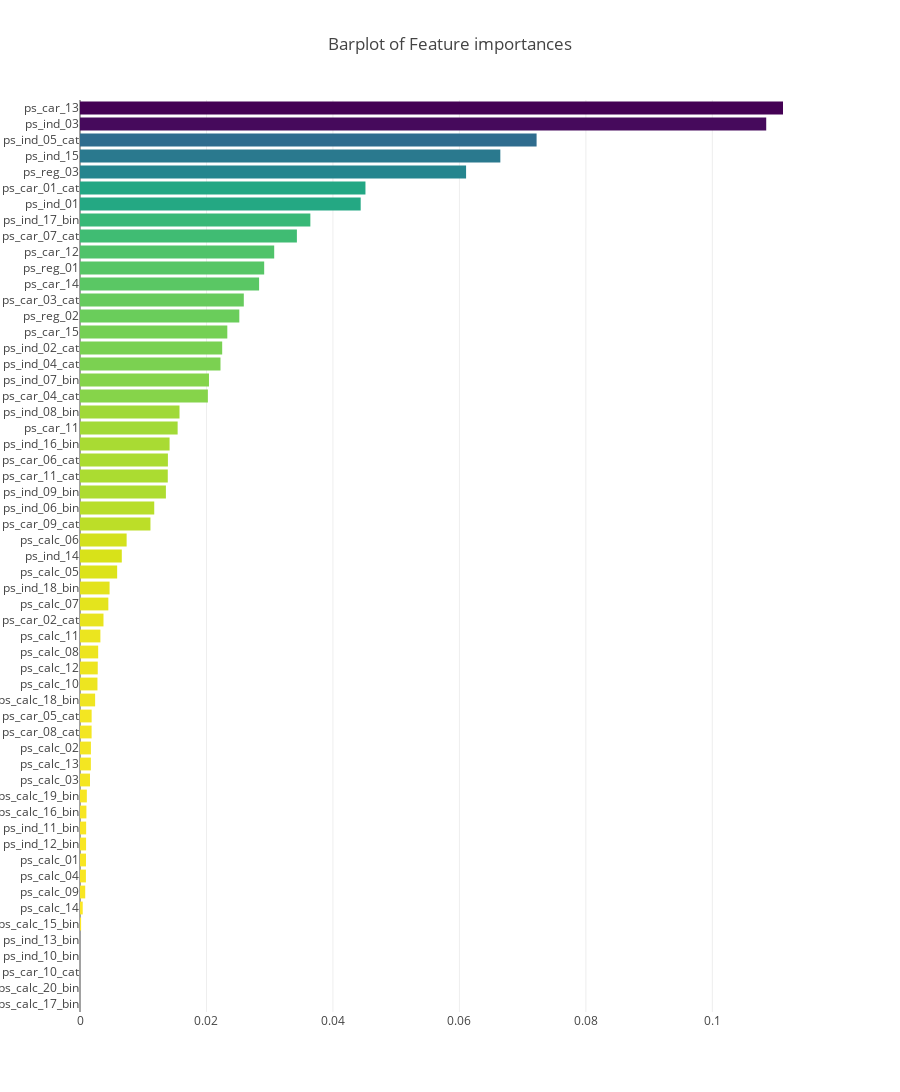

The cell this chart's notebook holds for it:
### Code cell
x, y = (list(x) for x in zip(*sorted(zip(gb.feature_importances_, features), 
                                                            reverse = False)))
trace2 = go.Bar(
    x=x ,
    y=y,
    marker=dict(
        color=x,
        colorscale = 'Viridis',
        reversescale = True
    ),
    name='Gradient Boosting Classifer Feature importance',
    orientation='h',
)

layout = dict(
    title='Barplot of Feature importances',
     width = 900, height = 2000,
    yaxis=dict(
        showgrid=False,
        showline=False,
        showticklabels=True,
    ))

fig1 = go.Figure(data=[trace2])
fig1['layout'].update(layout)
py.iplot(fig1, filename='plots')

### Figure 1 — Plotly figure (JSON) as saved in the notebook; plotly's stock layout.template omitted (floating-point values rounded to 4 significant figures)
{"data": [{"marker": {"color": [0, 0, 0, 0, 0, 0.0001741, 0.0004309, 0.0008267, 0.0009368, 0.0009533, 0.0009613, 0.0009713, 0.001013, 0.001081, 0.001583, 0.001718, 0.001727, 0.001836, 0.001841, 0.002391, 0.002761, 0.002807, 0.002875, 0.003223, 0.003714, 0.004482, 0.004676, 0.005875, 0.006609, 0.007374, 0.01114, 0.01174, 0.01358, 0.01388, 0.0139, 0.01417, 0.01544, 0.01574, 0.02022, 0.0204, 0.02222, 0.02249, 0.0233, 0.0252, 0.02591, 0.02832, 0.02913, 0.03071, 0.0343, 0.03643, 0.04439, 0.04514, 0.06106, 0.06647, 0.07221, 0.1085, 0.1112], "colorscale": "Viridis", "reversescale": true}, "name": "Gradient Boosting Classifer Feature importance", "orientation": "h", "type": "bar", "uid": "bc9904f4-8cc3-11e8-b889-88e9fe7571d0", "x": [0, 0, 0, 0, 0, 0.0001741, 0.0004309, 0.0008267, 0.0009368, 0.0009533, 0.0009613, 0.0009713, 0.001013, 0.001081, 0.001583, 0.001718, 0.001727, 0.001836, 0.001841, 0.002391, 0.002761, 0.002807, 0.002875, 0.003223, 0.003714, 0.004482, 0.004676, 0.005875, 0.006609, 0.007374, 0.01114, 0.01174, 0.01358, 0.01388, 0.0139, 0.01417, 0.01544, 0.01574, 0.02022, 0.0204, 0.02222, 0.02249, 0.0233, 0.0252, 0.02591, 0.02832, 0.02913, 0.03071, 0.0343, 0.03643, 0.04439, 0.04514, 0.06106, 0.06647, 0.07221, 0.1085, 0.1112], "y": ["ps_calc_17_bin", "ps_calc_20_bin", "ps_car_10_cat", "ps_ind_10_bin", "ps_ind_13_bin", "ps_calc_15_bin", "ps_calc_14", "ps_calc_09", "ps_calc_04", "ps_calc_01", "ps_ind_12_bin", "ps_ind_11_bin", "ps_calc_16_bin", "ps_calc_19_bin", "ps_calc_03", "ps_calc_13", "ps_calc_02", "ps_car_08_cat", "ps_car_05_cat", "ps_calc_18_bin", "ps_calc_10", "ps_calc_12", "ps_calc_08", "ps_calc_11", "ps_car_02_cat", "ps_calc_07", "ps_ind_18_bin", "ps_calc_05", "ps_ind_14", "ps_calc_06", "ps_car_09_cat", "ps_ind_06_bin", "ps_ind_09_bin", "ps_car_11_cat", "ps_car_06_cat", "ps_ind_16_bin", "ps_car_11", "ps_ind_08_bin", "ps_car_04_cat", "ps_ind_07_bin", "ps_ind_04_cat", "ps_ind_02_cat", "ps_car_15", "ps_reg_02", "ps_car_03_cat", "ps_car_14", "ps_reg_01", "ps_car_12", "ps_car_07_cat", "ps_ind_17_bin", "ps_ind_01", "ps_car_01_cat", "ps_reg_03", "ps_ind_15", "ps_ind_05_cat", "ps_ind_03", "ps_car_13"]}], "layout": {"height": 2000, "title": "Barplot of Feature importances", "width": 900, "yaxis": {"showgrid": false, "showline": false, "showticklabels": true}}}
